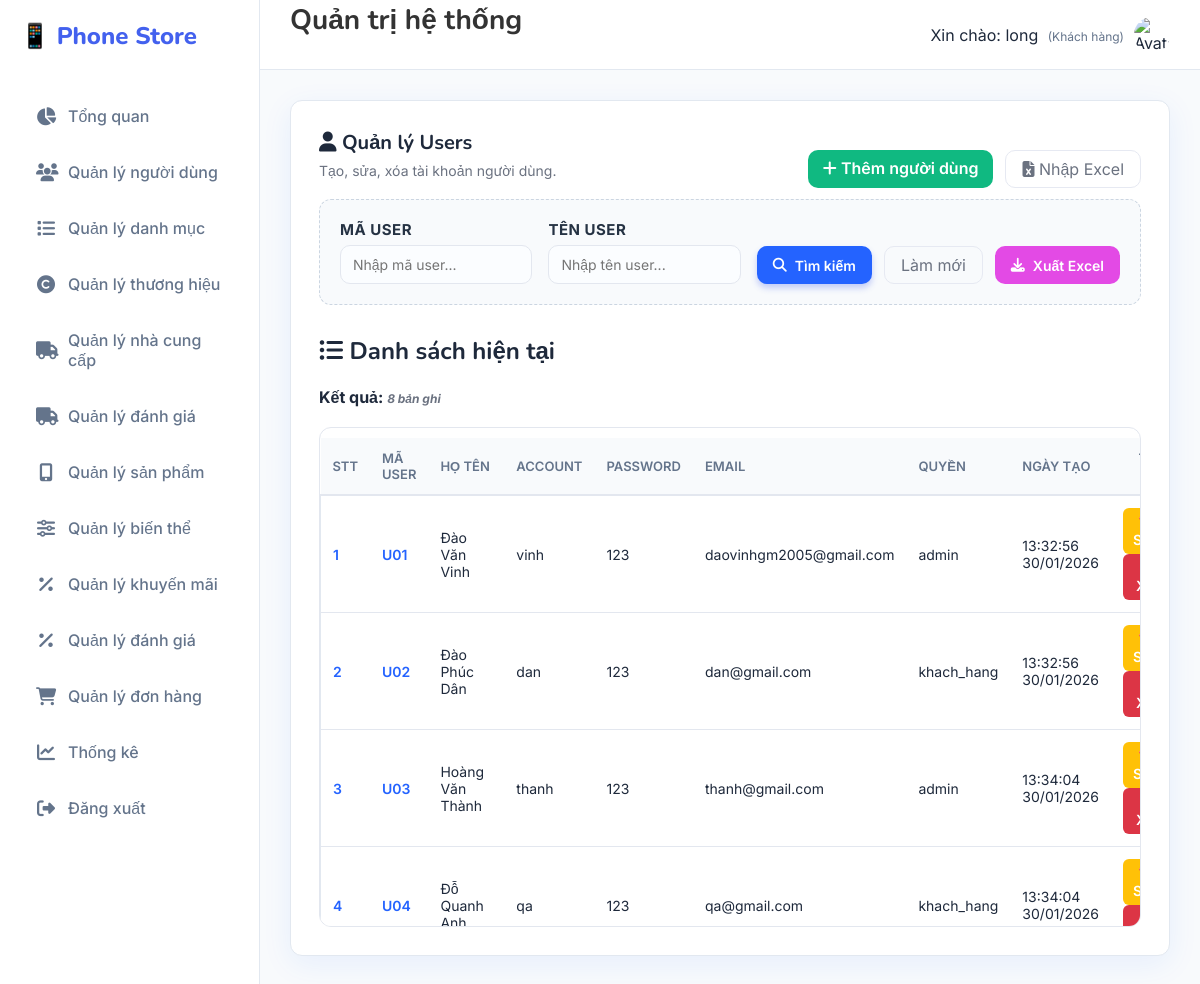
/Users/danhsach (signed in), run on the app's committed database.
### tables this page shows
CREATE TABLE `users` (
  `ma_user` varchar(20) NOT NULL,
  `ten_user` varchar(55) NOT NULL,
  `password` varchar(255) NOT NULL,
  `full_name` varchar(255) DEFAULT NULL,
  `email` varchar(55) DEFAULT NULL,
  `phan_quyen` enum('admin','khach_hang') NOT NULL DEFAULT 'khach_hang',
  `so_dien_thoai` varchar(20) DEFAULT NULL,
  `ngay_tao` datetime DEFAULT current_timestamp()
);

### MVC/Core/controller.php (called while the page is built, shortened)
<?php
class controller
{
    public function model($model)
    {
        return new $model;
    }
    public function view($view, $data = [])
    {
        include_once __DIR__ . '/../Views/' . $view . '.php';
    }
}

### MVC/Controllers/Users.php (called while the page is built, shortened)
<?php
class Users extends controller
{
    private $user;
    function __construct()
    {
        $this->user = $this->model("Users_m");
    }
    function danhsach()
    {
        $result = $this->user->Users_getAll();
        $this->view('Master', [
            'page' => 'Danhsachusers_v',
            'ma_user' => '',
            'ten_user' => '',
            'dulieu' => $result
        ]);
    }
}

### MVC/Core/app.php (called while the page is built, shortened)
<?php
class app
{
    protected $action = "Get_data";
    function __construct()
    {
        $arr = $this->processURL();
        if ($arr != null) {
            if (file_exists(__DIR__ . '/../Controllers/' . $arr[0] . '.php')) {
                unset($arr[0]);
            }
        }
        $this->controller = new $this->controller;
        if (isset($arr[1])) {
            if (method_exists($this->controller, $arr[1])) {
                $this->action = $arr[1];
                unset($arr[1]);
            }
        }
        $this->param = $arr ? array_values($arr) : [];
        call_user_func_array([$this->controller, $this->action], $this->param);
    }
    function processURL()
    {
        if (isset($_GET['url'])) {
            return explode('/', filter_var(trim($_GET['url']), FILTER_DEFAULT));
        }
    }
}

### index.php (called while the page is built, shortened)
<?php
    $myapp = new app();
?>

### MVC/Core/connectDB.php (called while the page is built, shortened)
<?php
include_once __DIR__ . '/../../Public/Classes/TimezoneHelper.php';
class connectDB
{
    function __construct()
    {
        $this->con = mysqli_connect('localhost', 'root', '', 'phone_store_v2');
    }
}

### MVC/Models/Users_m.php (called while the page is built, shortened)
<?php
class Users_m extends connectDB
{
    function Users_getAll()
    {
        $sql = "SELECT * FROM users ORDER BY LENGTH(ma_user), ma_user";
        return mysqli_query($this->con, $sql);
    }
}

### Public/Classes/TimezoneHelper.php (called while the page is built, shortened)
<?php
class TimezoneHelper
{
    public static function formatForDisplay($datetime, $format = 'd/m/Y H:i:s')
    {
        $date = new DateTime($datetime);
        return $date->format($format);
    }
}

### MVC/Views/Pages/Danhsachusers_v.php (the view, shortened to what this page needs)
<!DOCTYPE html>
<html lang="vi">
<body>
    <div class="card">
        <div class="actions-top">
            <div>
                <h1><i class="fa-solid fa-user"></i> Quản lý Users</h1>
                <p class="lead">Tạo, sửa, xóa tài khoản người dùng.</p>
            </div>
            <div class="actions">
                <a href="http://localhost/Banhang/Users/themmoi" class="btn-create"><i class="fa-solid fa-plus"></i>
                    Thêm người dùng</a>
                <a href="http://localhost/Banhang/Users/import_form" class="btn-ghost"><i
                        class="fa-solid fa-file-excel"></i> Nhập
                    Excel</a>
            </div>
        </div>
        <form method="post" action="http://localhost/Banhang/Users/Timkiem" class="form-search"
            style="margin-bottom:30px;border:1px dashed #cbd5e1;padding:20px;border-radius:12px;background:#f8fafc">
            <div class="search-fields">
                <div>
                    <label for="searchId">Mã user</label>
                    <input type="text" id="searchId" name="txtMauser" placeholder="Nhập mã user..."
                        value="<?php echo isset($data['ma_user']) ? htmlspecialchars($data['ma_user']) : '' ?>" />
                </div>
                <div>
                    <label for="searchName">Tên user</label>
                    <input type="text" id="searchName" name="txtTenuser" placeholder="Nhập tên user..."
                        value="<?php echo isset($data['ten_user']) ? htmlspecialchars($data['ten_user']) : '' ?>" />
                </div>
            </div>
            <div class="actions" style="margin-top:0;">
                <button type="submit" class="btn-primary" name="btnTim"><i class="fa-solid fa-search"></i> Tìm
                    kiếm</button>
                <a href="http://localhost/Banhang/Users/danhsach" class="btn-ghost">Làm mới</a>
                <button type="submit" name="btnXuatexcel" class="btn-excel">
                    <i class="fa-solid fa-solid fa-download"></i> Xuất Excel
                </button>
            </div>
        </form>
        <h2><i class="fa-solid fa-list-ul"></i> Danh sách hiện tại</h2>
        <?php
        if (isset($data['dulieu'])) {
            if (is_object($data['dulieu'])) {
                $count = mysqli_num_rows($data['dulieu']);
                mysqli_data_seek($data['dulieu'], 0);
            } else {
                $count = 0;
            }
        ?>
        <div style="margin:10px 0">
            <strong>Kết quả: <span id="resultCount" class="hint"></span></strong>
        </div>
        <div class="table-container">
            <table>
                <thead>
                    <tr>
                        <th>STT</th>
                        <th>Mã User</th>
                        <th>Họ tên</th>
                        <th>Account</th>
                        <th>Password</th>
                        <th>Email</th>
                        <th>Quyền</th>
                        <th>Ngày tạo</th>
                        <th style="text-align:right">Thao tác</th>
                    </tr>
                </thead>
                <tbody id="userBody">
                    <?php
                        if ($count > 0) {
                            $serial = 1;
                            while ($row = mysqli_fetch_array($data['dulieu'])) {
                        ?>
                    <tr>
                        <td><span style="font-weight:600;color:var(--accent)"><?php echo $serial++; ?></span>
                        </td>
                        <td><span
                                style="font-weight:600;color:var(--accent)"><?php echo htmlspecialchars($row['ma_user']) ?></span>
                        </td>
                        <td><?php echo htmlspecialchars($row['full_name']) ?></td>
                        <td><?php echo htmlspecialchars($row['ten_user']) ?></td>
                        <td><?php echo htmlspecialchars($row['password']) ?></td>
                        <td><?php echo htmlspecialchars($row['email']) ?></td>
                        <td><?php echo htmlspecialchars($row['phan_quyen']) ?></td>
                        <td><?php echo isset($row['ngay_tao']) ? htmlspecialchars(TimezoneHelper::formatForDisplay($row['ngay_tao'], 'H:i:s d/m/Y')) : '' ?>
                        </td>
                        <td style="text-align:right">
                            <a href="http://localhost/Banhang/Users/sua/<?php echo urlencode($row['ma_user']) ?>"><button
                                    class="btn-edit">✏️
                                    Sửa</button></a>
                            <a href="http://localhost/Banhang/Users/xoa/<?php echo urlencode($row['ma_user']) ?>"
                                onclick="return confirm('Bạn có chắc chắn muốn xoá không?')"><button
                                    class="btn-delete">🗑️
                                    Xóa</button></a>
                        </td>
                    </tr>
                    <?php }
                        } ?>
                </tbody>
            </table>
        </div>
        <?php } ?>
    </div>
</body>
</html>

### data on the page
users: ma_user "U01", full_name "Đào Văn Vinh", ten_user "vinh", password "123", email "daovinhgm2005@gmail.com", phan_quyen "admin", ngay_tao "13:32:56 30/01/2026"
users: ma_user "U02", full_name "Đào Phúc Dân", ten_user "dan", password "123", email "dan@gmail.com", phan_quyen "khach_hang", ngay_tao "13:32:56 30/01/2026"
users: ma_user "U03", full_name "Hoàng Văn Thành", ten_user "thanh", password "123", email "thanh@gmail.com", phan_quyen "admin", ngay_tao "13:34:04 30/01/2026"
users: ma_user "U04", full_name "Đỗ Quanh Anh", ten_user "qa", password "123", email "qa@gmail.com", phan_quyen "khach_hang", ngay_tao "13:34:04 30/01/2026"

### other printed values
$_SESSION['user_name'] "long"
